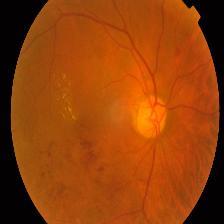
#> input picture dataset/images/01eb826f6467_png.rf.2622f7021db54d483355bca84b34c32d.jpg, 224 x 224 px; its folder holds only this picture in this run
$ python mask_generation.py
#> lines starting #> are read from the running program, lines starting #| are printed output that depends on the picture; after the words box and inside, x2 and y2 are one past the last pixel; in counts of white or black regions, pixels touching at a corner belong together
import os
import cv2
import numpy as np

# ==============================
# PATH CONFIGURATION (SAFE)
# ==============================
PROJECT_ROOT = os.path.dirname(os.path.dirname(os.path.abspath(__file__)))
BASE_PATH = os.path.join(PROJECT_ROOT, "dataset")

IMAGE_DIR = os.path.join(BASE_PATH, "images")
MASK_DIR = os.path.join(BASE_PATH, "masks")

os.makedirs(MASK_DIR, exist_ok=True)

print("PROJECT ROOT:", PROJECT_ROOT)
print("IMAGE DIR:", IMAGE_DIR)
print("MASK DIR:", MASK_DIR)

if not os.path.isdir(IMAGE_DIR):
    raise FileNotFoundError(f"Image folder not found: {IMAGE_DIR}")

# Debug: List contents of IMAGE_DIR
print("Contents of IMAGE_DIR:", os.listdir(IMAGE_DIR))


print("\nStarting pseudo-mask generation...\n")

# ==============================
# PROCESS EACH IMAGE
# ==============================
for img_name in os.listdir(IMAGE_DIR):

    img_path = os.path.join(IMAGE_DIR, img_name)

    # Skip folders
    if os.path.isdir(img_path):
        continue

    # ------------------------------
    # 1. READ IMAGE
    # ------------------------------
    img = cv2.imread(img_path, cv2.IMREAD_GRAYSCALE)
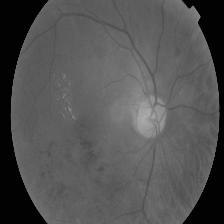
#> img: shape (224, 224); min 0, max 174, mean 83.1
    if img is None:
        continue

    img = cv2.resize(img, (256, 256))
#> img: shape (256, 256)

    # ------------------------------
    # 2. CONTRAST ENHANCEMENT (CLAHE)
    # ------------------------------
    clahe = cv2.createCLAHE(clipLimit=2.0, tileGridSize=(8, 8))
    enhanced = clahe.apply(img)
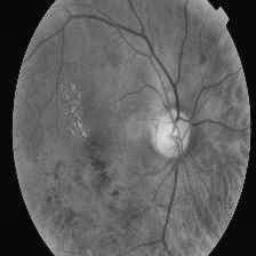
#> enhanced: shape (256, 256); min 2, max 219, mean 93.3

    # ------------------------------
    # 3. ADAPTIVE THRESHOLDING
    # ------------------------------
    mask = cv2.adaptiveThreshold(
        enhanced,
        255,
        cv2.ADAPTIVE_THRESH_GAUSSIAN_C,
        cv2.THRESH_BINARY_INV,
        11,
        2
    )
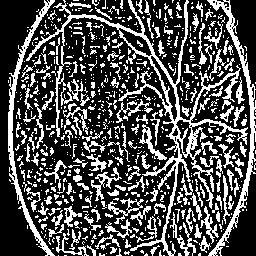
#> mask: shape (256, 256); 30.6% white in thin lines or dots

    # ------------------------------
    # 4. LIGHT MORPHOLOGICAL OPENING
    # ------------------------------
    kernel = np.ones((3, 3), np.uint8)
    mask = cv2.morphologyEx(mask, cv2.MORPH_OPEN, kernel, iterations=1)
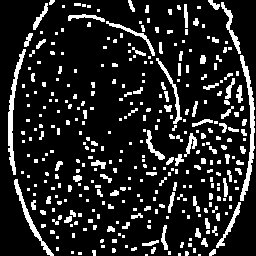
#> mask: shape (256, 256); 14.6% white; 348 white regions (231 under 20 px), largest, box (x1, y1, x2, y2) and area: (240, 55, 255, 201) 647, (8, 49, 26, 175) 557, (14, 179, 54, 256) 371

    # ------------------------------
    # 5. REMOVE ONLY VERY SMALL NOISE
    # ------------------------------
    num_labels, labels, stats, _ = cv2.connectedComponentsWithStats(mask, connectivity=8)
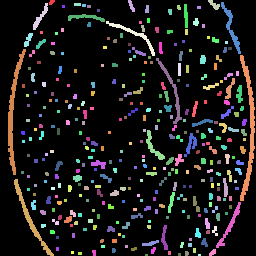
#> labels: shape (256, 256) int32; 349 distinct labels, from 0 to 348; one colour per label, 0 black
#> num_labels = 349; stats = 349 rows, first 6: [0, 0, 256, 256, 55967], [49, 0, 6, 5, 22], [128, 0, 7, 12, 44], [208, 0, 12, 10, 58], [33, 3, 15, 27, 120], [74, 3, 7, 3, 21]

    clean_mask = np.zeros_like(mask)
    min_area = 30  # relaxed threshold (IMPORTANT)

    for i in range(1, num_labels):  # skip background
        if stats[i, cv2.CC_STAT_AREA] > min_area:
            clean_mask[labels == i] = 255
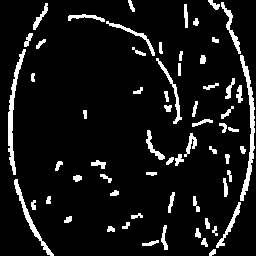
#> clean_mask: shape (256, 256); 8.4% white; 64 white regions, largest, box (x1, y1, x2, y2) and area: (240, 55, 255, 201) 647, (8, 49, 26, 175) 557, (14, 179, 54, 256) 371

    # ------------------------------
    # 6. FINAL MASK (NO EROSION)
    # ------------------------------
    final_mask = clean_mask

    # ------------------------------
    # 7. SAVE MAS
    # ------------------------------
    save_path = os.path.join(MASK_DIR, img_name)
    cv2.imwrite(save_path, final_mask)

    print(f"Saved mask: {save_path}")

print("\n✅ Pseudo-mask generation completed successfully.")

$ run again, on dataset/images/1623e8e3adc4_png.rf.74188afdef6a7ba48297f53fe56e2425.jpg
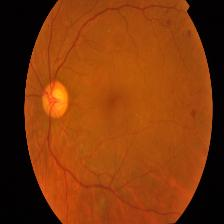
#> input picture dataset/images/1623e8e3adc4_png.rf.74188afdef6a7ba48297f53fe56e2425.jpg, 224 x 224 px
#> `num_labels, labels, stats, _ = cv2.connectedComponentsWithStats(mask, ..`:
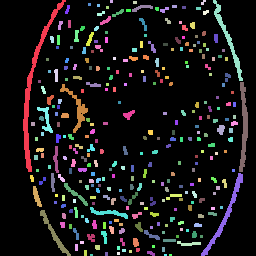
#> labels: shape (256, 256) int32; 321 distinct labels, from 0 to 320; one colour per label, 0 black
#> num_labels = 321; stats = 321 rows, first 6: [0, 0, 256, 256, 56571], [23, 0, 43, 172, 818], [110, 0, 3, 3, 9], [133, 1, 4, 3, 12], [201, 0, 5, 5, 15], [213, 0, 30, 81, 367]
#> after the loop `for i in range(1, num_labels):`:
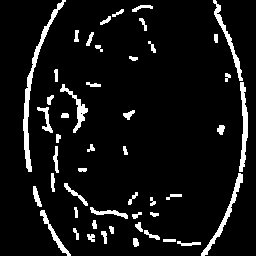
#> clean_mask: shape (256, 256); 7.3% white; 49 white regions, largest, box (x1, y1, x2, y2) and area: (23, 0, 66, 172) 818, (239, 82, 248, 172) 425, (201, 173, 243, 256) 422
